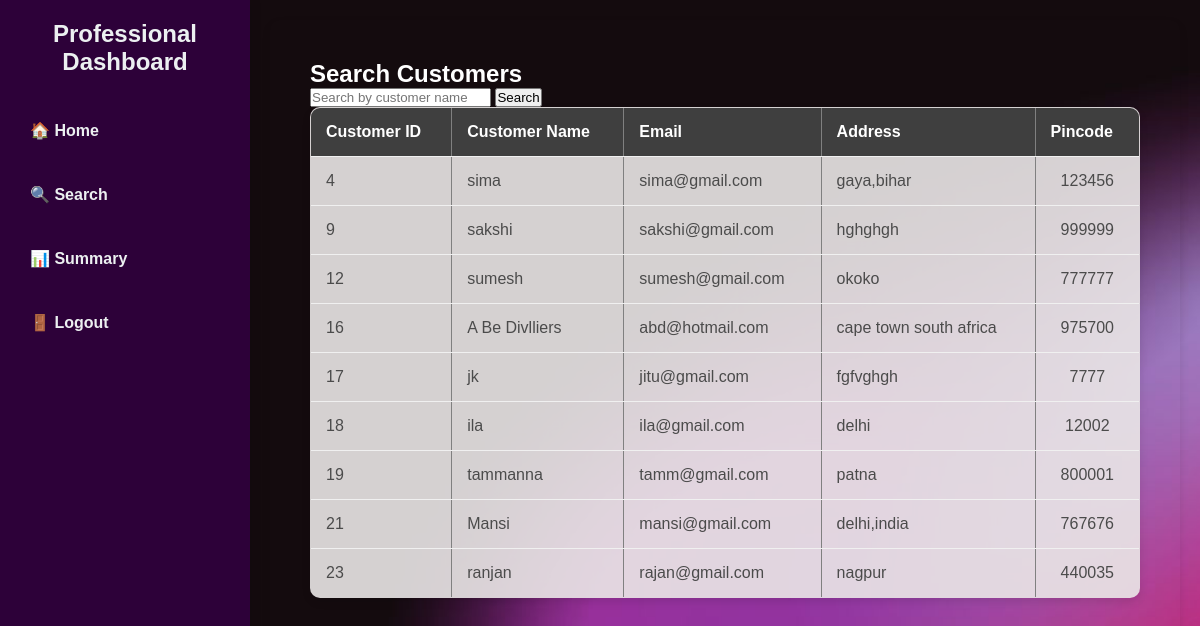
/professional_search, run on the app's committed database.
### backend/models.py (models this page shows)
class User(db.Model):
    __tablename__="User"
    user_id = db.Column(db.Integer, primary_key=True)
    uname=db.Column(db.String(20), nullable = False)
    pwd = db.Column(db.String(20), nullable = False)
    role = db.Column(db.Integer, nullable=False)
    status = db.Column(db.String(10), default='pending', nullable=False)
    customer_information = db.relationship('CustomerInformation', back_populates='user', uselist=False)
    professional_information = db.relationship('ProfessionalInformation', back_populates='user', uselist=False, cascade='all, delete-orphan' )

class CustomerInformation(db.Model):
    __tablename__ = "customer_information"
    user_id = db.Column(db.Integer, db.ForeignKey('User.user_id'), primary_key=True)
    email = db.Column(db.String(50), unique=True, nullable=False)
    address = db.Column(db.String(255), nullable=False)
    Pincode = db.Column(db.Integer(), nullable=False)
    user = db.relationship('User', back_populates='customer_information')

### app.py (the view)
@app.route('/professional_search', methods=['GET'])
def professional_search():
    query = request.args.get('query', '').strip()
    search_results = []
    if query:
        search_results = User.query.join(CustomerInformation).filter(
            User.uname.ilike(f'%{query}%'),
            User.role == 3  # Assuming role 3 is for customers
        ).all()
    else:
        search_results = User.query.join(CustomerInformation).filter(
            User.role == 3
        ).all()
    return render_template('professional dashboard(search).html', search_results=search_results)

### templates/professional dashboard(search).html (shortened to what this page needs)
<!DOCTYPE html>
<html lang="en">
<head>
    <link rel="stylesheet" href="/static/adminhome.css">
</head>
<body>
    <div class="dashboard-container">
        <div class="sidebar">
            <h2>Professional Dashboard</h2>
            <ul>
                <li><a href="{{ url_for('professional_dashboard') }}">🏠 Home</a></li>
                <li><a href="{{ url_for('professional_search') }}">🔍 Search</a></li>
                <li><a href="{{ url_for('professional_summary') }}">📊 Summary</a></li>
                <li><a href="{{ url_for('logout') }}">🚪 Logout</a></li>
            </ul>
        </div>
        <div class="main-content">
            <h2 style = "color:white">Search Customers</h2>
            <form method="GET" action="{{ url_for('professional_search') }}">
                <input type="text" name="query" placeholder="Search by customer name">
                <button type="submit">Search</button>
            </form>
            {% if search_results %}
            <table border="1">
                <thead>
                    <tr>
                        <th>Customer ID</th>
                        <th>Customer Name</th>
                        <th>Email</th>
                        <th>Address</th>
                        <th>Pincode</th>
                    </tr>
                </thead>
                <tbody>
                    {% for customer in search_results %}
                    <tr>
                        <td>{{ customer.user_id }}</td>
                        <td>{{ customer.uname }}</td>
                        <td>{{ customer.customer_information.email }}</td>
                        <td>{{ customer.customer_information.address }}</td>
                        <td>{{ customer.customer_information.Pincode }}</td>
                    </tr>
                    {% endfor %}
                </tbody>
            </table>
            {% else %}
            <p>No results found.</p>
            {% endif %}
        </div>
    </div>
</body>
</html>

### static/adminhome.css (style rules this page uses)
* { margin: 0; padding: 0; box-sizing: border-box; font-family: 'Poppins', sans-serif; }
body { background: url('/static/images/hehr.jpg') no-repeat center center/cover; color: #4b4b4b; }
.dashboard-container { display: flex; }
.sidebar { width: 250px; background-color: rgba(48, 1, 63, 0.9); color: white; height: 100vh; padding: 20px; position: sticky; top: 0; box-shadow: 2px 0px 10px rgba(0, 0, 0, 0.1); }
.sidebar h2 { color: #ecf0f1; text-align: center; margin-bottom: 30px; }
.sidebar ul { list-style-type: none; }
.sidebar ul li { padding: 15px 10px; margin-bottom: 15px; transition: background-color 0.3s; border-radius: 8px; }
.sidebar ul li a { color: #ecf0f1; text-decoration: none; font-weight: 600; display: block; width: 100%; font-size: 16px; }
.main-content { flex-grow: 1; padding: 40px; background-color: transparent; box-shadow: 0px 4px 8px rgba(0, 0, 0, 0.1); border-radius: 10px; margin: 20px; }
table { width: 100%; border-collapse: collapse; margin-bottom: 20px; background-color: rgba(234, 231, 231, 0.9); border-radius: 10px; overflow: hidden; box-shadow: 0px 4px 8px rgba(0, 0, 0, 0.1); }
table th, table td { padding: 15px; border-bottom: 1px solid #f0f0f0; text-align: left; font-size: 16px; }
table th { background-color: #3f3f3f; color: white; font-weight: 600; }
table td:last-child { text-align: center; }

### data on the page
User: user_id "4", uname "sima", customer_information.email "sima@gmail.com", customer_information.address "gaya,bihar", customer_information.Pincode "123456"
User: user_id "9", uname "sakshi", customer_information.email "sakshi@gmail.com", customer_information.address "hghghgh", customer_information.Pincode "999999"
User: user_id "12", uname "sumesh", customer_information.email "sumesh@gmail.com", customer_information.address "okoko", customer_information.Pincode "777777"
User: user_id "16", uname "A Be Divlliers", customer_information.email "abd@hotmail.com", customer_information.address "cape town south africa", customer_information.Pincode "975700"
User: user_id "17", uname "jk", customer_information.email "jitu@gmail.com", customer_information.address "fgfvghgh", customer_information.Pincode "7777"
User: user_id "18", uname "ila", customer_information.email "ila@gmail.com", customer_information.address "delhi", customer_information.Pincode "12002"
User: user_id "19", uname "tammanna", customer_information.email "tamm@gmail.com", customer_information.address "patna", customer_information.Pincode "800001"
User: user_id "21", uname "Mansi", customer_information.email "mansi@gmail.com", customer_information.address "delhi,india", customer_information.Pincode "767676"
User: user_id "23", uname "ranjan", customer_information.email "rajan@gmail.com", customer_information.address "nagpur", customer_information.Pincode "440035"
